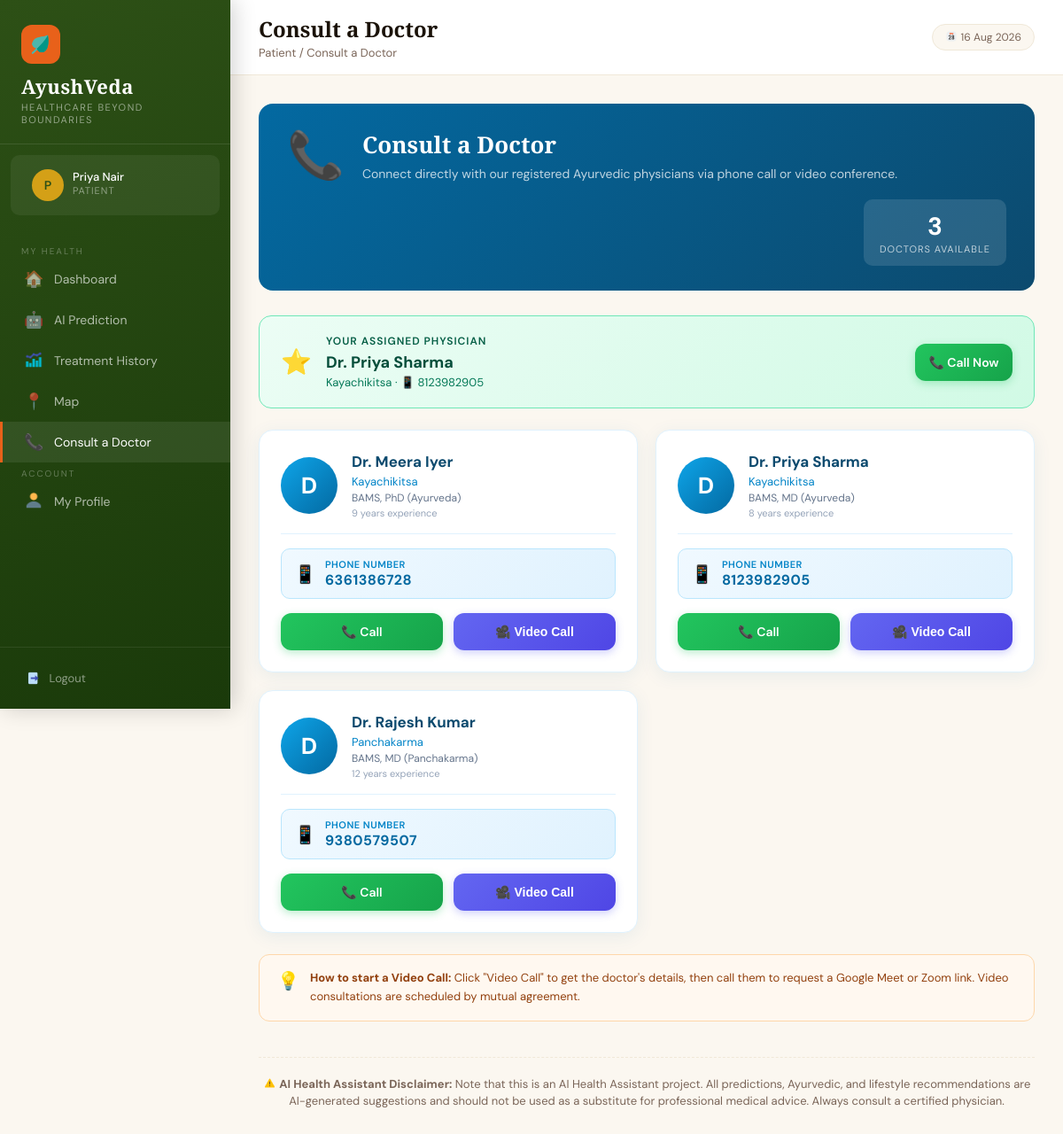
/patient/consult (signed in), run on the app's committed database.
### tables this page shows
CREATE TABLE patients (
            id INTEGER PRIMARY KEY AUTOINCREMENT,
            name TEXT NOT NULL,
            email TEXT UNIQUE NOT NULL,
            password TEXT NOT NULL,
            phone TEXT,
            age INTEGER,
            gender TEXT,
            blood_group TEXT,
            address TEXT,
            doctor_id INTEGER,
            created_at TIMESTAMP DEFAULT CURRENT_TIMESTAMP, preexisting_conditions TEXT, allergies TEXT, triage_raw_text TEXT, triage_symptoms TEXT, latitude REAL, longitude REAL, location_updated_at TIMESTAMP, share_location INTEGER DEFAULT 0,
            FOREIGN KEY (doctor_id) REFERENCES doctors(id)
        );

CREATE TABLE doctors (
            id INTEGER PRIMARY KEY AUTOINCREMENT,
            name TEXT NOT NULL,
            email TEXT UNIQUE NOT NULL,
            password TEXT NOT NULL,
            phone TEXT,
            specialization TEXT,
            qualification TEXT,
            experience INTEGER DEFAULT 0,
            created_at TIMESTAMP DEFAULT CURRENT_TIMESTAMP
        );

### app.py (the view)
@app.route('/patient/consult')
@login_required('patient')
def patient_consult():
    conn = get_db()
    patient = conn.execute(
        "SELECT p.*, d.name as doctor_name, d.specialization, d.phone as doctor_phone FROM patients p LEFT JOIN doctors d ON p.doctor_id=d.id WHERE p.id=?",
        (session['user_id'],)
    ).fetchone()
    doctors = conn.execute(
        "SELECT id, name, phone, specialization, qualification, experience FROM doctors ORDER BY name"
    ).fetchall()
    conn.close()
    return render_template('patient/consult.html', patient=patient, doctors=doctors)

### app.py (called while the page is built)
@app.context_processor
def inject_now():
    return {'now': datetime.now().strftime('%d %b %Y')}

def get_db():
    conn = sqlite3.connect(DB_PATH)
    conn.row_factory = sqlite3.Row
    return conn

def login_required(role):
    def decorator(f):
        @wraps(f)
        def wrapper(*args, **kwargs):
            if session.get('role') != role:
                flash('Please login to continue.', 'error')
                return redirect(url_for(f'{role}_login'))
            return f(*args, **kwargs)
        return wrapper
    return decorator

### templates/patient/consult.html (shortened to what this page needs)
{% extends 'base.html' %}
{% block page_title %}Consult a Doctor{% endblock %}
{% block breadcrumb %}Patient / Consult a Doctor{% endblock %}
{% block nav %}
<span class="nav-section-label">My Health</span>
<a href="/patient/dashboard" class="nav-link"><span class="icon">🏠</span> Dashboard</a>
<a href="/patient/predict" class="nav-link"><span class="icon">🤖</span> AI Prediction</a>
<a href="/patient/history" class="nav-link"><span class="icon"><img src="/static/images/dashboard_icon.png" style="height:1.2em;width:1.2em;vertical-align:-0.2em;"></span> Treatment History</a>
<a href="/patient/map" class="nav-link"><span class="icon">📍</span> Map</a>
<a href="/patient/consult" class="nav-link active"><span class="icon">📞</span> Consult a Doctor</a>
<span class="nav-section-label">Account</span>
<a href="/patient/profile" class="nav-link"><span class="icon"><img src="/static/images/profile_icon.png" style="height:1.2em;width:1.2em;vertical-align:-0.2em;"></span> My Profile</a>
{% endblock %}
{% block content %}
<div style="background:linear-gradient(135deg,#0369A1,#0C4A6E); border-radius:16px; padding:28px 32px; margin-bottom:28px; display:flex; align-items:center; gap:20px; flex-wrap:wrap;">
    <div style="font-size:52px; line-height:1;">📞</div>
    <div>
        <h2 style="font-size:26px; color:#fff; font-family:'Cormorant Garamond',serif; margin:0 0 6px 0;">Consult a Doctor</h2>
        <p style="color:rgba(255,255,255,0.75); font-size:14px; margin:0;">Connect directly with our registered Ayurvedic physicians via phone call or video conference.</p>
    </div>
    <div style="margin-left:auto; background:rgba(255,255,255,0.12); border-radius:10px; padding:12px 18px; text-align:center;">
        <div style="font-size:28px; font-weight:700; color:#fff;">{{ doctors|length }}</div>
        <div style="font-size:11px; color:rgba(255,255,255,0.7); text-transform:uppercase; letter-spacing:1px;">Doctors Available</div>
    </div>
</div>
{% if patient.doctor_name %}
<div style="background:linear-gradient(135deg,#ECFDF5,#D1FAE5); border:1px solid #6EE7B7; border-radius:14px; padding:20px 24px; margin-bottom:24px; display:flex; align-items:center; gap:16px; flex-wrap:wrap;">
    <div style="font-size:28px;">⭐</div>
    <div>
        <div style="font-size:12px; color:#065F46; font-weight:600; text-transform:uppercase; letter-spacing:1px; margin-bottom:4px;">Your Assigned Physician</div>
        <div style="font-size:18px; font-weight:700; color:#064E3B;">{{ patient.doctor_name }}</div>
        <div style="font-size:13px; color:#047857; margin-top:2px;">{{ patient.specialization or 'Ayurvedic Physician' }} · 📱 {{ patient.doctor_phone or 'Contact via clinic' }}</div>
    </div>
    {% if patient.doctor_phone %}
    <div style="margin-left:auto; display:flex; gap:10px; flex-wrap:wrap;">
        <a href="tel:{{ patient.doctor_phone }}" class="call-btn" style="min-width:110px;">📞 Call Now</a>
    </div>
    {% endif %}
</div>
{% endif %}
{% if doctors %}
<div style="display:grid; grid-template-columns: repeat(auto-fill, minmax(300px, 1fr)); gap:20px;">
    {% for doc in doctors %}
    <div class="doctor-card">
        <div style="display:flex; align-items:center; gap:16px;">
            <div class="doctor-avatar">{{ (doc.name or 'D')[0].upper() }}</div>
            <div style="flex:1; min-width:0;">
                <div style="font-weight:700; font-size:17px; color:#0C4A6E; white-space:nowrap; overflow:hidden; text-overflow:ellipsis;">{{ doc.name }}</div>
                <div style="font-size:13px; color:#0284C7; margin-top:3px;">{{ doc.specialization or 'Ayurvedic Physician' }}</div>
                {% if doc.qualification %}
                <div style="font-size:12px; color:#64748B; margin-top:2px;">{{ doc.qualification }}</div>
                {% endif %}
                {% if doc.experience %}
                <div style="font-size:11px; color:#94A3B8; margin-top:2px;">{{ doc.experience }} years experience</div>
                {% endif %}
            </div>
        </div>
        <div style="height:1px; background:#E0F2FE;"></div>
        <div class="phone-chip">
            <span style="font-size:20px;">📱</span>
            <div>
                <div style="font-size:11px; color:#0284C7; font-weight:600; text-transform:uppercase; letter-spacing:0.5px;">Phone Number</div>
                <div style="font-size:16px; font-weight:700; color:#0369A1; letter-spacing:0.5px;">{{ doc.phone or 'Not available' }}</div>
            </div>
        </div>
        {% if doc.phone %}
        <div style="display:flex; gap:12px;">
            <a href="tel:{{ doc.phone }}" id="call_{{ doc.id }}" class="call-btn">📞 Call</a>
            <button class="video-btn" id="video_{{ doc.id }}"
                    data-name="{{ doc.name|e }}"
                    data-phone="{{ doc.phone|e }}"
                    onclick="openVideoModal(this.dataset.name, this.dataset.phone)">
                🎥 Video Call
            </button>
        </div>
        {% else %}
        <div style="text-align:center; font-size:13px; color:#94A3B8; padding:12px; background:#F8FAFC; border-radius:10px; border:1px dashed #CBD5E1;">
            📞 Contact via clinic reception
        </div>
        {% endif %}
    </div>
    {% endfor %}
</div>
{% endif %}
<div style="background:#FFF8F0; border:1px solid #FED7AA; border-radius:12px; padding:16px 20px; margin-top:24px; display:flex; align-items:flex-start; gap:12px;">
    <span style="font-size:20px; flex-shrink:0;">💡</span>
    <div style="font-size:13px; color:#92400E; line-height:1.6;">
        <strong>How to start a Video Call:</strong> Click "Video Call" to get the doctor's details, then call them to request a Google Meet or Zoom link. Video consultations are scheduled by mutual agreement.
    </div>
</div>
{% endblock %}

### templates/base.html (shortened to what this page needs)
<!DOCTYPE html>
<html lang="en">
<head>
</head>
<body>
    {% block body %}
    <div class="sidebar">
        <div class="sidebar-brand">
            <div class="logo-icon"><img src="/static/images/logo_icon.png"
                    style="height:1.2em;width:1.2em;vertical-align:-0.2em;"></div>
            <h2>AyushVeda</h2>
            <p>Healthcare Beyond Boundaries</p>
        </div>
        {% if session.user_name %}
        <div class="sidebar-user">
            <div class="avatar">{{ session.user_name[0].upper() }}</div>
            <div class="user-info">
                <div class="user-name">{{ session.user_name }}</div>
                <div class="user-role">{{ session.role|capitalize }}</div>
            </div>
        </div>
        {% endif %}
        <nav class="sidebar-nav">
            {% block nav %}{% endblock %}
        </nav>
        <div class="sidebar-footer">
            <a href="/logout" class="logout-btn"><img src="/static/images/logout_icon.png"
                    style="height:1.2em;width:1.2em;vertical-align:-0.2em;"> Logout</a>
        </div>
    </div>
    <div class="main">
        <div class="topbar">
            <div>
                <h1>{% block page_title %}Dashboard{% endblock %}</h1>
                <div class="breadcrumb">{% block breadcrumb %}Home{% endblock %}</div>
            </div>
            <div class="topbar-right">
                <span class="date-badge"><img src="/static/images/appointments_icon.png"
                        style="height:1.2em;width:1.2em;vertical-align:-0.2em;"> {{ now }}</span>
            </div>
        </div>
        <div class="content">
            {% block content %}{% endblock %}
            <div class="content-footer"
                style="margin-top: 40px; padding-top: 20px; border-top: 1px dashed var(--cream-dark); text-align: center; font-size: 13px; color: var(--text-light); line-height: 1.5;">
                <strong><img src="/static/images/warning_icon.png"
                        style="height:1.2em;width:1.2em;vertical-align:-0.2em;"> AI Health Assistant
                    Disclaimer:</strong> Note that this is an AI Health Assistant project. All predictions, Ayurvedic,
                and lifestyle recommendations are AI-generated suggestions and should not be used as a substitute for
                professional medical advice. Always consult a certified physician.
            </div>
        </div>
    </div>
    {% endblock %}
</body>
</html>

### templates/base.html (style rules this page uses)
:root { --saffron: #E8611A; --saffron-light: #F4874B; --turmeric: #D4A017; --forest: #2D5016; --forest-mid: #4A7C22; --forest-light: #7AB648; --cream: #FBF7F0; --cream-dark: #F0E8D8; --earth: #6B4226; --earth-light: #9B6B42; --text-dark: #1A1208; --text-mid: #4A3728; --text-light: #7A6558; --white: #FFFFFF; --sidebar-w: 260px; --shadow: 0 4px 24px rgba(26, 18, 8, 0.10); --shadow-lg: 0 12px 48px rgba(26, 18, 8, 0.16); }
* { box-sizing: border-box; margin: 0; padding: 0; }
body { font-family: 'DM Sans', sans-serif; background: var(--cream); color: var(--text-dark); min-height: 100vh; }
h1, h2, h3, h4 { font-family: 'Cormorant Garamond', serif; }
.sidebar { position: fixed; top: 0; left: 0; height: 100vh; width: var(--sidebar-w); background: linear-gradient(160deg, var(--forest) 0%, #1A3A0A 100%); display: flex; flex-direction: column; z-index: 100; box-shadow: 4px 0 24px rgba(0, 0, 0, 0.18); }
.sidebar-brand { padding: 28px 24px 20px; border-bottom: 1px solid rgba(255, 255, 255, 0.10); }
.sidebar-brand .logo-icon { width: 44px; height: 44px; background: var(--saffron); border-radius: 12px; display: flex; align-items: center; justify-content: center; font-size: 22px; margin-bottom: 10px; }
.sidebar-brand h2 { color: #fff; font-size: 22px; font-weight: 600; letter-spacing: 0.5px; }
.sidebar-brand p { color: rgba(255, 255, 255, 0.5); font-size: 11px; text-transform: uppercase; letter-spacing: 1.5px; margin-top: 2px; }
.sidebar-user { padding: 16px 24px; background: rgba(255, 255, 255, 0.06); margin: 12px; border-radius: 10px; }
.sidebar-user .avatar { width: 36px; height: 36px; background: var(--turmeric); border-radius: 50%; display: flex; align-items: center; justify-content: center; font-weight: 600; color: var(--forest); font-size: 14px; float: left; margin-right: 10px; }
.sidebar-user .user-info { overflow: hidden; }
.sidebar-user .user-name { color: #fff; font-size: 13px; font-weight: 500; white-space: nowrap; overflow: hidden; text-overflow: ellipsis; }
.sidebar-user .user-role { color: rgba(255, 255, 255, 0.45); font-size: 11px; text-transform: uppercase; letter-spacing: 1px; }
.sidebar-nav { flex: 1; padding: 16px 0; overflow-y: auto; }
.nav-section-label { color: rgba(255, 255, 255, 0.3); font-size: 10px; text-transform: uppercase; letter-spacing: 2px; padding: 12px 24px 6px; font-family: 'DM Sans', sans-serif; }
.nav-link { display: flex; align-items: center; gap: 12px; padding: 11px 24px; color: rgba(255, 255, 255, 0.65); text-decoration: none; font-size: 14px; transition: all 0.2s; border-left: 3px solid transparent; position: relative; }
.nav-link:hover, .nav-link.active { color: #fff; background: rgba(255, 255, 255, 0.08); border-left-color: var(--saffron); }
.nav-link .icon { font-size: 18px; width: 22px; text-align: center; }
.sidebar-footer { padding: 16px; border-top: 1px solid rgba(255, 255, 255, 0.08); }
.logout-btn { display: flex; align-items: center; gap: 10px; padding: 10px 14px; color: rgba(255, 255, 255, 0.5); text-decoration: none; font-size: 13px; border-radius: 8px; transition: all 0.2s; width: 100%; }
.main { margin-left: var(--sidebar-w); min-height: 100vh; display: flex; flex-direction: column; }
.topbar { background: var(--white); padding: 16px 32px; border-bottom: 1px solid var(--cream-dark); display: flex; align-items: center; justify-content: space-between; position: sticky; top: 0; z-index: 50; }
.topbar h1 { font-size: 24px; color: var(--text-dark); font-weight: 600; }
.topbar .breadcrumb { font-size: 13px; color: var(--text-light); margin-top: 2px; }
.topbar-right { display: flex; align-items: center; gap: 12px; }
.date-badge { background: var(--cream); padding: 6px 14px; border-radius: 20px; font-size: 12px; color: var(--text-light); border: 1px solid var(--cream-dark); }
.content { padding: 32px; flex: 1; }

### data on the page
patients: user_name "Priya Nair"
doctors: doctor_name "Dr. Priya Sharma", specialization "Kayachikitsa", phone "8123982905", name "D", name "Dr. Priya Sharma", qualification "BAMS, MD (Ayurveda)", experience "8"
doctors: name "D", name "Dr. Meera Iyer", specialization "Kayachikitsa", qualification "BAMS, PhD (Ayurveda)", experience "9", phone "6361386728"
doctors: name "D", name "Dr. Rajesh Kumar", specialization "Panchakarma", qualification "BAMS, MD (Panchakarma)", experience "12", phone "9380579507"

### other printed values
{{ session.user_name[0].upper() }} "P"
{{ session.role|capitalize }} "PATIENT"
{{ doctors|length }} "3"
